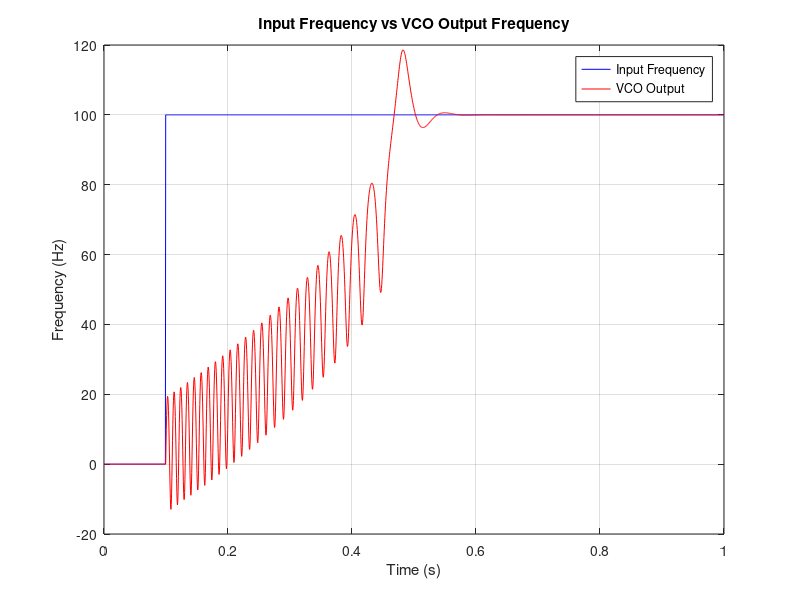
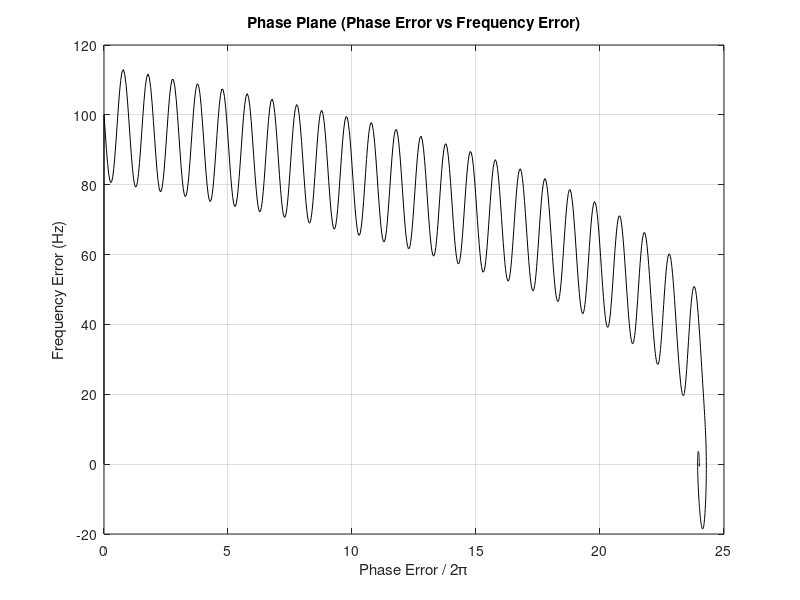

The MATLAB script that drew these images, in order:
clear; close all; clc;

fdel = 100;          % 頻率階躍大小 (Hz)
fn = 10;             % 第二階自然頻率 (Hz)
zeta = 0.707;        % 阻尼係數

Kp1 = 1.0;           % 第一階比例增益
Kp2 = 100;           % 第二階比例增益
Ki2 = 1e4;           % 第二階積分增益

npts = 2000;
fs = 2000;
T = 1/fs;
t = (0:(npts-1)) * T;
nsettle = fix(npts / 10);

fin = zeros(1,npts);
fvco = zeros(1,npts);
phierror = zeros(1,npts);
freqerror = zeros(1,npts);

vco_phase = 0;
vco_phase_last = 0;
vco_input_last = 0;

int_stage2 = 0;

for i = 1:npts
    if i < nsettle
        fin(i) = 0;
        phase_input = 0;
    else
        fin(i) = fdel;
        phase_input = 2*pi*fdel*T*(i - nsettle);
    end

    phase_err = phase_input - vco_phase;
    pd_output = sin(phase_err);

    stage1_output = Kp1 * pd_output;

    int_stage2 = int_stage2 + Ki2 * stage1_output * T;
    stage2_output = Kp2 * stage1_output + int_stage2;

    vco_input = stage2_output;
    vco_phase = vco_phase_last + (T/2) * (vco_input + vco_input_last);

    vco_input_last = vco_input;
    vco_phase_last = vco_phase;

    phierror(i) = phase_err;
    fvco(i) = vco_input / (2*pi);
    freqerror(i) = fin(i) - fvco(i);
end

figure;
plot(t, fin, 'b', t, fvco, 'r');
title('Input Frequency vs VCO Output Frequency');
xlabel('Time (s)');
ylabel('Frequency (Hz)');
legend('Input Frequency', 'VCO Output');
grid on;

figure;
plot(phierror / (2*pi), freqerror, 'k');
title('Phase Plane (Phase Error vs Frequency Error)');
xlabel('Phase Error / 2\pi');
ylabel('Frequency Error (Hz)');
grid on;
